Frame 1 (no input): blank canvas, image omitted
Frame 60 (the mouse pressed at the canvas centre just before this capture): blank canvas, image omitted
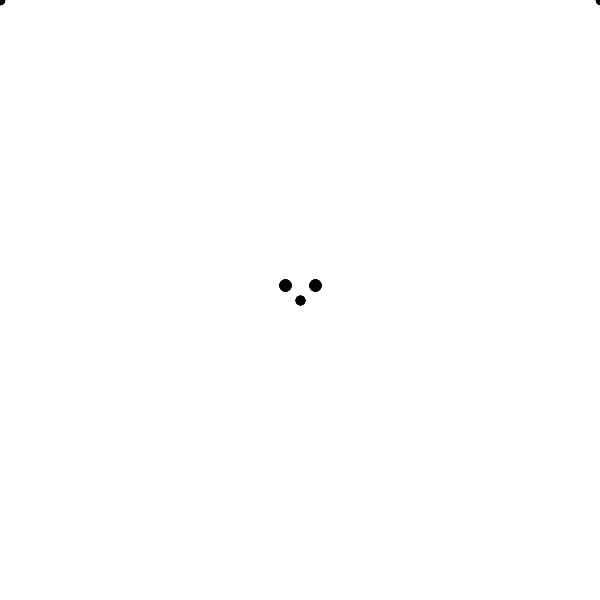
Frame 120 (the mouse held since frame 60 and released just before this capture)

The Processing sketch whose frames 1 and 60 were blank and that drew this single picture after the mouse press (run headless with seeded random() and noise(); from frame 60 on, the mouse is pressed at the canvas centre):

// Processing sketch: processing_39662
// ── processing_39662.pde


void setup() {
  size(600, 600);
  //colorMode(HSB);
  background(255);
  smooth();
}

void draw() {
  stroke(0);
  strokeWeight(random(10));
  point(mouseX,mouseY);
  point((600-mouseX),mouseY);
  strokeWeight(12);
  stroke(0,40);
  //point((mouseX+15), (mouseY+15));
  point((mouseX-15), (mouseY-15));
  point(((600-mouseX)+15), (mouseY-15));
}

void mouseDragged() {
  stroke(0,90);
  strokeWeight(1);
  line(pmouseX,pmouseY,mouseX,mouseY);
  line((600-pmouseX),pmouseY,(600-mouseX),mouseY);
}

void mouseClicked() {
  background(255);
}
